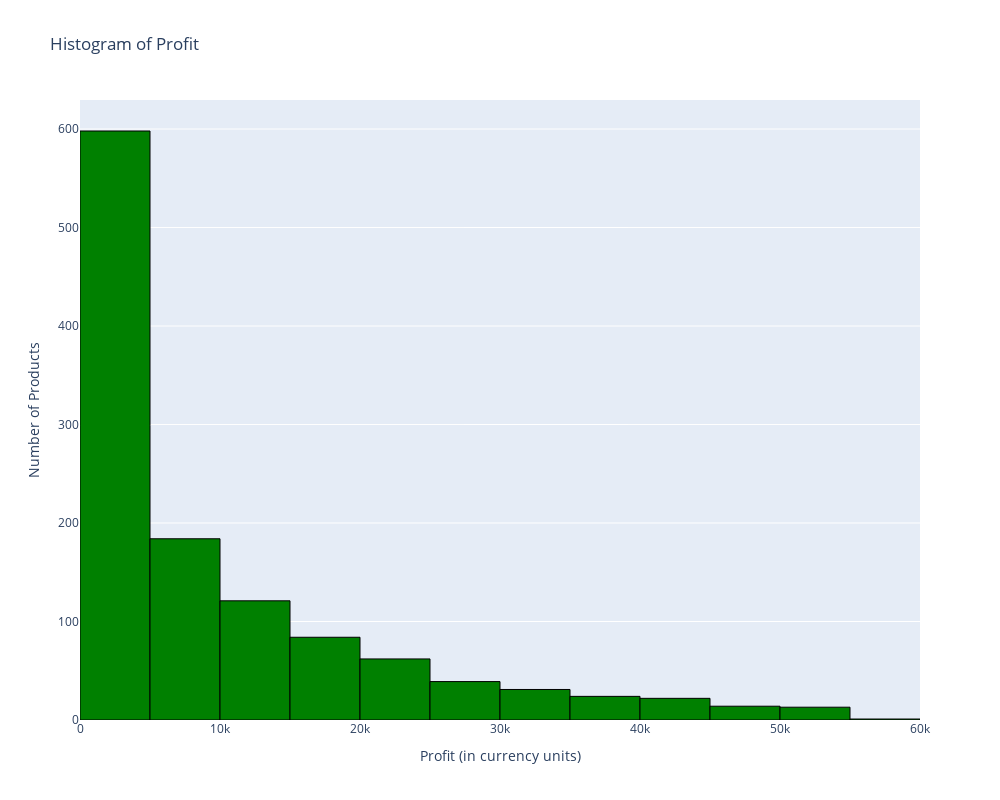

The notebook cell saved with this chart:
### Code cell
fig = px.histogram(data_amazon_cl_no_outliers,x='profit',nbins = 20, title="Histogram of Profit", color_discrete_sequence=['green'])
fig.update_layout(width=1000, height=800, xaxis_title = 'Profit (in currency units)', yaxis_title = 'Number of Products')
fig.update_traces(marker_line_color = 'black', marker_line_width = 1)
fig.show()

### Figure 1 — Plotly figure (JSON) as saved in the notebook; plotly's stock layout.template omitted (floating-point values rounded to 4 significant figures; data arrays with more than 128 entries replaced by an {"elided": "..."} marker saying what was removed)
{"data": [{"alignmentgroup": "True", "bingroup": "x", "hovertemplate": "profit=%{x}<br>count=%{y}<extra></extra>", "legendgroup": "", "marker": {"color": "green", "line": {"color": "black", "width": 1}, "pattern": {"shape": ""}}, "name": "", "nbinsx": 20, "offsetgroup": "", "orientation": "v", "showlegend": false, "type": "histogram", "x": {"elided": "1193 float values"}, "xaxis": "x", "yaxis": "y"}], "layout": {"barmode": "relative", "height": 800, "legend": {"tracegroupgap": 0}, "title": {"text": "Histogram of Profit"}, "width": 1000, "xaxis": {"anchor": "y", "domain": [0, 1], "title": {"text": "Profit (in currency units)"}}, "yaxis": {"anchor": "x", "domain": [0, 1], "title": {"text": "Number of Products"}}}}
